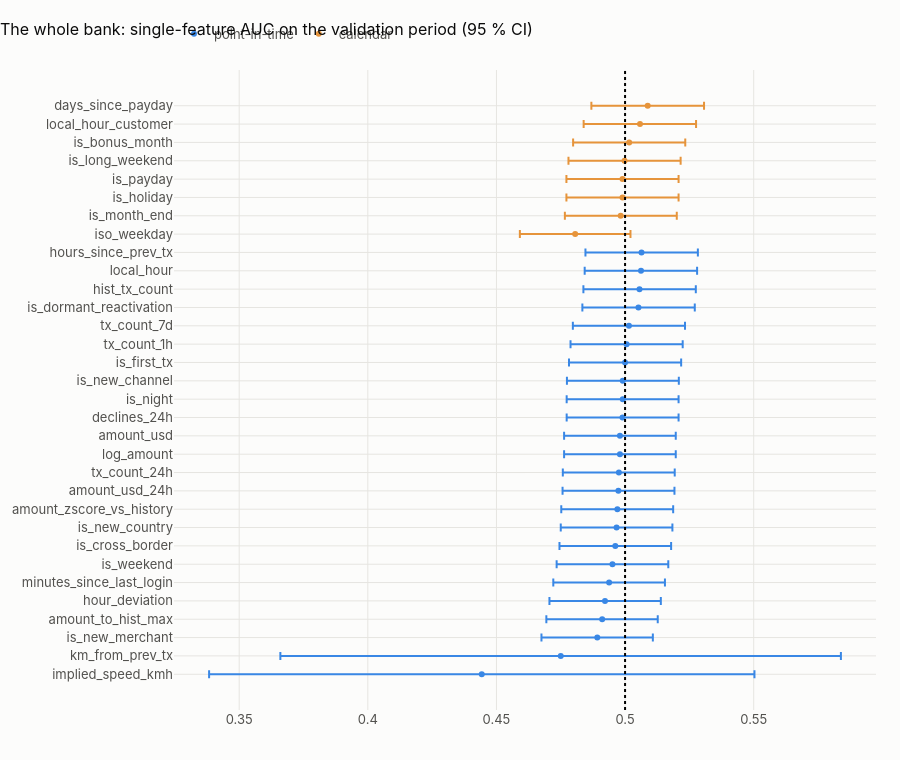

Notebook cell for this chart:
### Markdown cell above
## 2 · Point-in-time features plus calendar features, each alone

### Code cell
val = pl.q("""
    select f.*, t.local_hour_customer, t.iso_weekday, t.is_holiday, t.is_long_weekend, t.is_payday,
           t.days_since_payday, t.is_month_end, t.is_bonus_month
    from {ml_fraud_valid} f join main.tx_local t using (transaction_id)""")
y = val["label_is_fraud"].astype(int).to_numpy() if len(val) else np.array([], dtype=int)
CAL = [
    "local_hour_customer",
    "iso_weekday",
    "is_holiday",
    "is_long_weekend",
    "is_payday",
    "days_since_payday",
    "is_month_end",
    "is_bonus_month",
]
rows = []
for c in val.columns:
    if c == "label_is_fraud" or not (
        pd.api.types.is_numeric_dtype(val[c]) or pd.api.types.is_bool_dtype(val[c])
    ):
        continue
    x = val[c].astype(float).to_numpy()
    m = ~np.isnan(x)
    npos, nneg = int(y[m].sum()), int((1 - y[m]).sum())
    if npos < 5 or np.unique(x[m]).size < 2:
        continue
    a = roc_auc_score(y[m], x[m])
    se = country.hanley_mcneil(a, npos, nneg)
    rows.append(
        {
            "feature": c,
            "kind": "calendar" if c in CAL else "point-in-time",
            "auc": round(a, 4),
            "ci_low": round(a - 1.96 * se, 4),
            "ci_high": round(a + 1.96 * se, 4),
            "frauds": npos,
        }
    )
auc = pd.DataFrame(
    rows, columns=["feature", "kind", "auc", "ci_low", "ci_high", "frauds"]
).sort_values("auc")
fig = go.Figure()
for kind, color in (("point-in-time", "#3987e5"), ("calendar", "#e6943b")):
    d = auc[auc.kind == kind]
    fig.add_trace(
        go.Scatter(
            x=d.auc,
            y=d.feature,
            mode="markers",
            name=kind,
            marker=dict(color=color),
            error_x=dict(
                type="data", symmetric=False, array=d.ci_high - d.auc, arrayminus=d.auc - d.ci_low
            ),
        )
    )
fig.add_vline(x=0.5, line_dash="dot")
fig.update_layout(
    title=f"{CTRY.title}: single-feature AUC on the validation period (95 % CI)",
    height=760,
    yaxis_title=None,
)
fig.show()
show(auc.sort_values("auc", ascending=False), paging=False)
signal = auc[(auc.ci_low > 0.5) | (auc.ci_high < 0.5)]
display(
    Markdown(
        f"**{len(signal)} of {len(auc)} features have an interval that excludes 0.5 in {CTRY.name}.** "
        + (
            "Nothing to test: the validation period has no frauds."
            if not len(auc)
            else "None does: the fraud label carries no behavioural or calendar signal here either."
            if not len(signal)
            else "Those with an interval excluding 0.5: "
            + ", ".join(signal.feature)
            + ". With this many features tested, about one in twenty would cross by chance at 95 %: treat isolated crossings "
            "as noise unless notebook 14's multivariate out-of-time test confirms them."
        )
    )
)

### Figure 1 — Plotly figure (JSON) as saved in the notebook; plotly's stock layout.template omitted (floating-point values rounded to 4 significant figures)
{"data": [{"error_x": {"array": [0.106, 0.1089, 0.0216, 0.0216, 0.0217, 0.0217, 0.0217, 0.0217, 0.0217, 0.0217, 0.0218, 0.0217, 0.0217, 0.0217, 0.0218, 0.0217, 0.0218, 0.0218, 0.0218, 0.0218, 0.0219, 0.0219, 0.0218, 0.0219], "arrayminus": [0.106, 0.109, 0.0217, 0.0217, 0.0216, 0.0217, 0.0217, 0.0217, 0.0217, 0.0218, 0.0217, 0.0218, 0.0217, 0.0217, 0.0217, 0.0218, 0.0217, 0.0218, 0.0218, 0.0218, 0.0218, 0.0218, 0.0219, 0.0218], "symmetric": false, "type": "data"}, "marker": {"color": "#3987e5"}, "mode": "markers", "name": "point-in-time", "type": "scatter", "x": [0.4443, 0.475, 0.4892, 0.4911, 0.4922, 0.4938, 0.4951, 0.4962, 0.4967, 0.497, 0.4974, 0.4976, 0.498, 0.498, 0.499, 0.4991, 0.4991, 0.5, 0.5006, 0.5015, 0.5052, 0.5056, 0.5062, 0.5064], "y": ["implied_speed_kmh", "km_from_prev_tx", "is_new_merchant", "amount_to_hist_max", "hour_deviation", "minutes_since_last_login", "is_weekend", "is_cross_border", "is_new_country", "amount_zscore_vs_history", "amount_usd_24h", "tx_count_24h", "log_amount", "amount_usd", "declines_24h", "is_night", "is_new_channel", "is_first_tx", "tx_count_1h", "tx_count_7d", "is_dormant_reactivation", "hist_tx_count", "local_hour", "hours_since_prev_tx"]}, {"error_x": {"array": [0.0215, 0.0218, 0.0218, 0.0218, 0.0218, 0.0218, 0.0218, 0.0219], "arrayminus": [0.0215, 0.0217, 0.0218, 0.0218, 0.0218, 0.0218, 0.0219, 0.0219], "symmetric": false, "type": "data"}, "marker": {"color": "#e6943b"}, "mode": "markers", "name": "calendar", "type": "scatter", "x": [0.4806, 0.4983, 0.499, 0.499, 0.4998, 0.5016, 0.5058, 0.5088], "y": ["iso_weekday", "is_month_end", "is_holiday", "is_payday", "is_long_weekend", "is_bonus_month", "local_hour_customer", "days_since_payday"]}], "layout": {"height": 760, "shapes": [{"line": {"dash": "dot"}, "type": "line", "x0": 0.5, "x1": 0.5, "xref": "x", "y0": 0, "y1": 1, "yref": "y domain"}], "title": {"text": "The whole bank: single-feature AUC on the validation period (95 % CI)"}, "yaxis": {"title": {}}}}
